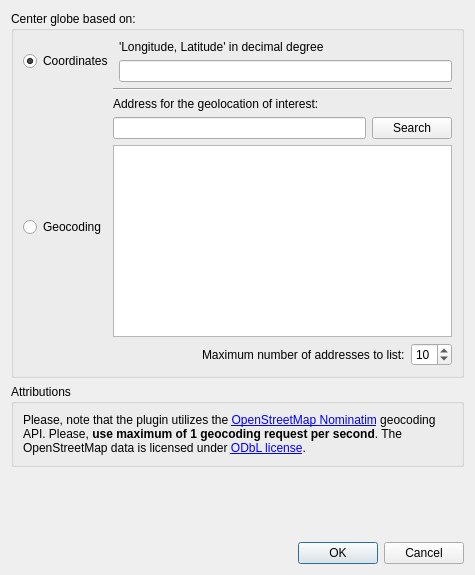
<?xml version="1.0" encoding="UTF-8"?>
<ui version="4.0">
 <class>GlobeBuilderDialogBase</class>
 <widget class="QDialog" name="GlobeBuilderDialogBase">
  <property name="geometry">
   <rect>
    <x>0</x>
    <y>0</y>
    <width>475</width>
    <height>575</height>
   </rect>
  </property>
  <property name="windowTitle">
   <string>Globe Builder</string>
  </property>
  <layout class="QVBoxLayout" name="verticalLayout_3">
   <item>
    <layout class="QVBoxLayout" name="verticalLayoutMain" stretch="0,0,0">
     <property name="sizeConstraint">
      <enum>QLayout::SetNoConstraint</enum>
     </property>
     <item>
      <widget class="QGroupBox" name="groupBox_5">
       <property name="title">
        <string>Center globe based on:</string>
       </property>
       <layout class="QVBoxLayout" name="verticalLayout_6">
        <item>
         <layout class="QVBoxLayout" name="verticalLayout_5">
          <item>
           <layout class="QHBoxLayout" name="horizontalLayout_4">
            <item>
             <widget class="QRadioButton" name="radioButtonCoordinates">
              <property name="text">
               <string>Coordinates</string>
              </property>
              <property name="checked">
               <bool>true</bool>
              </property>
             </widget>
            </item>
            <item>
             <layout class="QVBoxLayout" name="verticalLayout">
              <item>
               <widget class="QLabel" name="label_2">
                <property name="text">
                 <string>'Longitude, Latitude' in decimal degree</string>
                </property>
               </widget>
              </item>
              <item>
               <widget class="QLineEdit" name="lineEditLonLat"/>
              </item>
             </layout>
            </item>
           </layout>
          </item>
          <item>
           <layout class="QHBoxLayout" name="horizontalLayout_5">
            <item>
             <widget class="QRadioButton" name="radioButtonGeocoding">
              <property name="text">
               <string>Geocoding</string>
              </property>
             </widget>
            </item>
            <item>
             <layout class="QVBoxLayout" name="verticalLayout_2">
              <item>
               <widget class="Line" name="line">
                <property name="orientation">
                 <enum>Qt::Horizontal</enum>
                </property>
               </widget>
              </item>
              <item>
               <widget class="QLabel" name="label_3">
                <property name="text">
                 <string>Address for the geolocation of interest:</string>
                </property>
               </widget>
              </item>
              <item>
               <layout class="QHBoxLayout" name="horizontalLayout">
                <item>
                 <widget class="QLineEdit" name="lineEditGeocoding"/>
                </item>
                <item>
                 <widget class="QPushButton" name="pushButtonSearch">
                  <property name="text">
                   <string>Search</string>
                  </property>
                 </widget>
                </item>
               </layout>
              </item>
              <item>
               <widget class="QListWidget" name="listWidgetGeocodingResults"/>
              </item>
              <item>
               <layout class="QHBoxLayout" name="horizontalLayout_2">
                <item>
                 <spacer name="horizontalSpacer_2">
                  <property name="orientation">
                   <enum>Qt::Horizontal</enum>
                  </property>
                  <property name="sizeHint" stdset="0">
                   <size>
                    <width>40</width>
                    <height>20</height>
                   </size>
                  </property>
                 </spacer>
                </item>
                <item>
                 <widget class="QLabel" name="label_4">
                  <property name="sizePolicy">
                   <sizepolicy hsizetype="Preferred" vsizetype="Preferred">
                    <horstretch>0</horstretch>
                    <verstretch>0</verstretch>
                   </sizepolicy>
                  </property>
                  <property name="text">
                   <string>Maximum number of addresses to list:</string>
                  </property>
                 </widget>
                </item>
                <item>
                 <widget class="QSpinBox" name="spinBoxMaxResults">
                  <property name="sizePolicy">
                   <sizepolicy hsizetype="Preferred" vsizetype="Fixed">
                    <horstretch>0</horstretch>
                    <verstretch>0</verstretch>
                   </sizepolicy>
                  </property>
                  <property name="maximumSize">
                   <size>
                    <width>50</width>
                    <height>16777215</height>
                   </size>
                  </property>
                  <property name="minimum">
                   <number>1</number>
                  </property>
                  <property name="maximum">
                   <number>40</number>
                  </property>
                  <property name="value">
                   <number>10</number>
                  </property>
                 </widget>
                </item>
               </layout>
              </item>
             </layout>
            </item>
           </layout>
          </item>
         </layout>
        </item>
       </layout>
      </widget>
     </item>
     <item>
      <widget class="QGroupBox" name="groupBox_6">
       <property name="title">
        <string>Attributions</string>
       </property>
       <layout class="QVBoxLayout" name="verticalLayout_8">
        <item>
         <widget class="QLabel" name="label_5">
          <property name="text">
           <string>&lt;html&gt;&lt;head/&gt;&lt;body&gt;&lt;p&gt;Please, note that the plugin utilizes the &lt;a href=&quot;https://wiki.openstreetmap.org/wiki/Nominatim&quot;&gt;&lt;span
            style=&quot; text-decoration: underline; color:#0000ff;&quot;&gt;OpenStreetMap Nominatim&lt;/span&gt;&lt;/a&gt;
            geocoding API. Please, &lt;span style=&quot; font-weight:600;&quot;&gt;use maximum of 1 geocoding request
            per second&lt;/span&gt;. The OpenStreetMap data is licensed under &lt;a href=&quot;https://opendatacommons.org/licenses/odbl/&quot;&gt;&lt;span
            style=&quot; text-decoration: underline; color:#0000ff;&quot;&gt;ODbL license&lt;/span&gt;&lt;/a&gt;.&lt;/p&gt;&lt;/body&gt;&lt;/html&gt;
           </string>
          </property>
          <property name="wordWrap">
           <bool>true</bool>
          </property>
         </widget>
        </item>
       </layout>
      </widget>
     </item>
     <item>
      <layout class="QHBoxLayout" name="horizontalLayout_3">
       <item>
        <layout class="QVBoxLayout" name="verticalLayout_7">
         <item>
          <spacer name="verticalSpacer_2">
           <property name="orientation">
            <enum>Qt::Vertical</enum>
           </property>
           <property name="sizeHint" stdset="0">
            <size>
             <width>20</width>
             <height>40</height>
            </size>
           </property>
          </spacer>
         </item>
         <item>
          <widget class="QLabel" name="label">
           <property name="text">
            <string>&lt;html&gt;&lt;head/&gt;&lt;body&gt;&lt;p&gt;&lt;img src=&quot;:/plugins/GlobeBuilder/naturalEarthLogo250px.png&quot;/&gt;&lt;/p&gt;&lt;/body&gt;&lt;/html&gt;</string>
           </property>
          </widget>
         </item>
        </layout>
       </item>
       <item>
        <spacer name="horizontalSpacer">
         <property name="orientation">
          <enum>Qt::Horizontal</enum>
         </property>
         <property name="sizeHint" stdset="0">
          <size>
           <width>40</width>
           <height>20</height>
          </size>
         </property>
        </spacer>
       </item>
       <item>
        <layout class="QVBoxLayout" name="verticalLayout_4">
         <item>
          <spacer name="verticalSpacer">
           <property name="orientation">
            <enum>Qt::Vertical</enum>
           </property>
           <property name="sizeHint" stdset="0">
            <size>
             <width>20</width>
             <height>40</height>
            </size>
           </property>
          </spacer>
         </item>
         <item>
          <widget class="QDialogButtonBox" name="button_box">
           <property name="orientation">
            <enum>Qt::Horizontal</enum>
           </property>
           <property name="standardButtons">
            <set>QDialogButtonBox::Cancel|QDialogButtonBox::Ok</set>
           </property>
          </widget>
         </item>
        </layout>
       </item>
      </layout>
     </item>
    </layout>
   </item>
  </layout>
 </widget>
 <resources>
  <include location="resources.qrc"/>
 </resources>
 <connections>
  <connection>
   <sender>button_box</sender>
   <signal>accepted()</signal>
   <receiver>GlobeBuilderDialogBase</receiver>
   <slot>accept()</slot>
   <hints>
    <hint type="sourcelabel">
     <x>20</x>
     <y>20</y>
    </hint>
    <hint type="destinationlabel">
     <x>20</x>
     <y>20</y>
    </hint>
   </hints>
  </connection>
  <connection>
   <sender>button_box</sender>
   <signal>rejected()</signal>
   <receiver>GlobeBuilderDialogBase</receiver>
   <slot>reject()</slot>
   <hints>
    <hint type="sourcelabel">
     <x>20</x>
     <y>20</y>
    </hint>
    <hint type="destinationlabel">
     <x>20</x>
     <y>20</y>
    </hint>
   </hints>
  </connection>
 </connections>
</ui>
